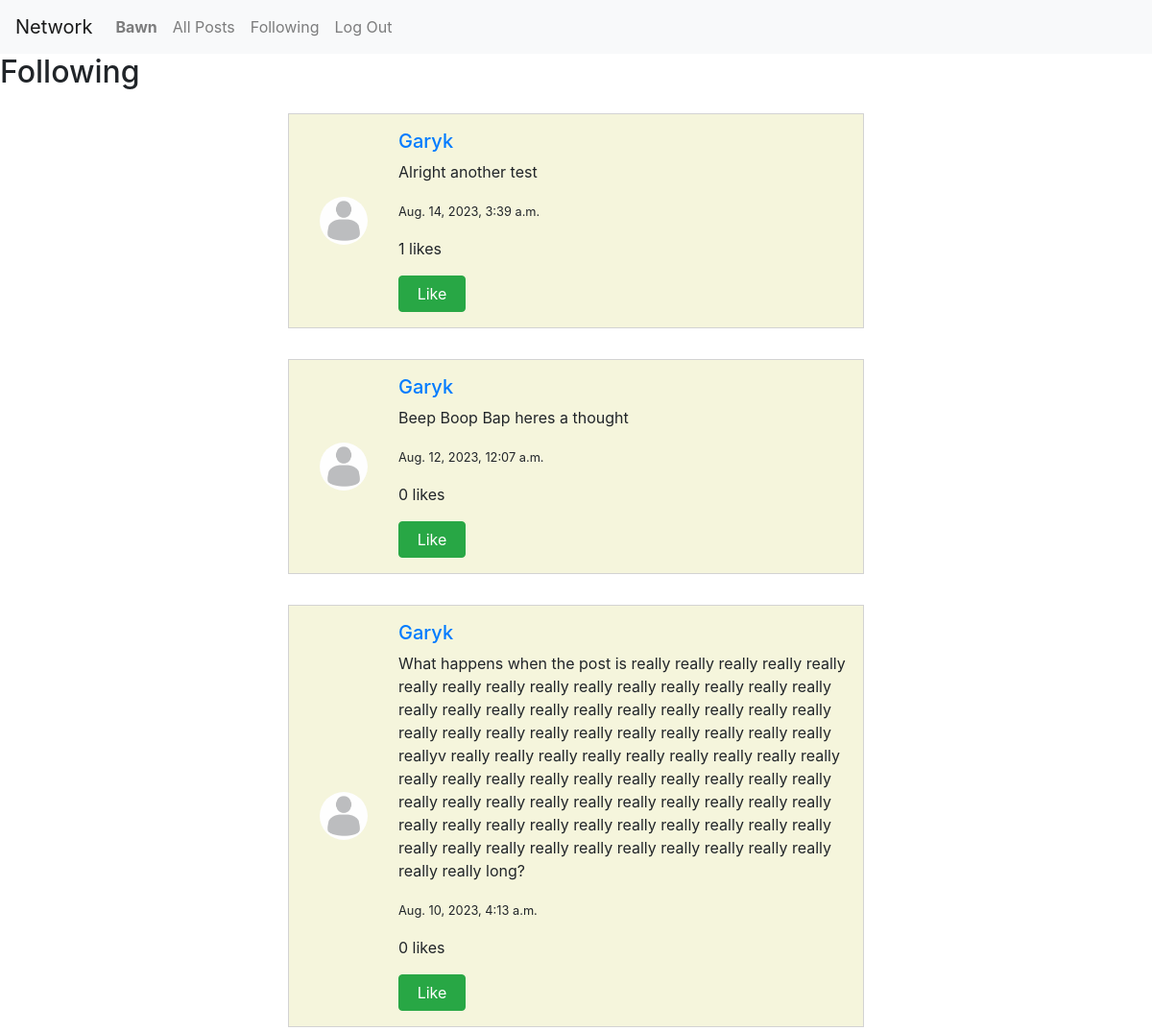
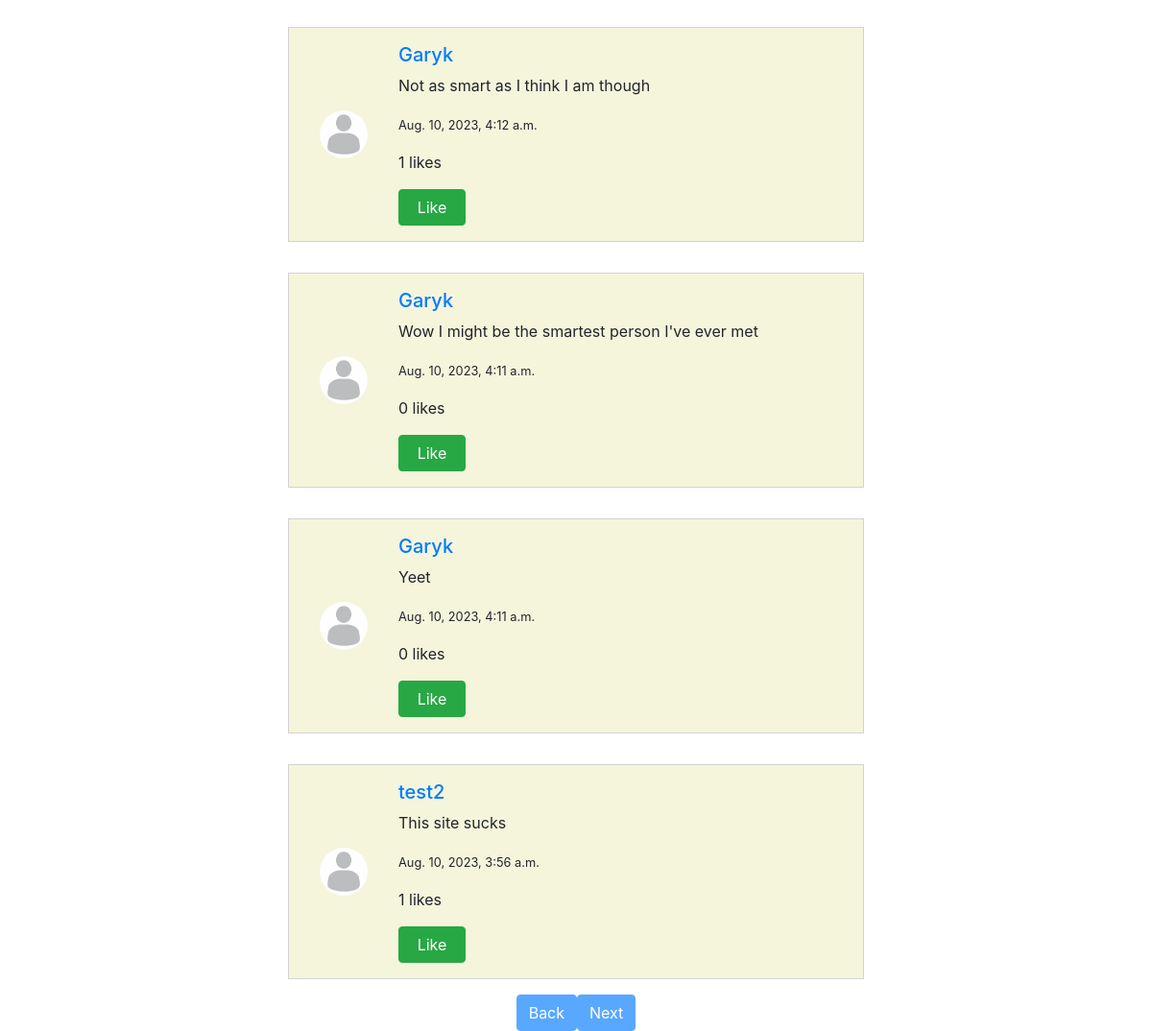
The page /following/ (signed in) on the database its author committed (2 pictures, top to bottom).
### network/models.py (models this page shows)
class User(AbstractUser):
    pass

class Post(models.Model):
    user = models.ForeignKey(User, on_delete=models.CASCADE)
    content = models.CharField(max_length=300)
    timestamp = models.DateTimeField(default=timezone.now)

### network/views.py (the view)
# urls.py: path('following/', views.following, name='following')
def following(request):
    context = {}
    if request.user.is_authenticated:
        user_follows = Follower.objects.filter(follower = request.user).select_related('user').all()
        following_users = [follow.user for follow in user_follows]
        context['following_users'] = following_users
        posts = Post.objects.filter(user__in = following_users).all().order_by('-timestamp')
        indexed_posts = []
        for index, post in enumerate(posts, start=1):
            indexed_posts.append({'index': index, 'post':post})
        context['posts'] = indexed_posts
    return render(request, 'network/following.html', context)

### network/templates/network/following.html (shortened to what this page needs)
{% extends 'network/layout.html' %}
{% load static %}
{% block body %}
<h2>Following</h2>
<div class="posts">
  {% for post in posts %}
  <div class="post" data-index="{{post.index}}">
      <div class="post-profile">
          <img src="{% static 'images/profile-placeholder.jpg' %}" width="50px" height="50px" alt="profile-pic"/>
      </div>
      <div class="post-content">
          <h5><a href="{% url 'profile-page'  post.post.user.id %}" >{{ post.post.user }}</a></h5>
          <p>{{ post.post.content }}</p>
          <p><small>{{ post.post.timestamp }}</small></p>
          <p id="like_count_{{post.post.id}}">{{ post.post.likes.all.count }} likes</p>
          <button id="like_button_{{post.post.id}}" name="post_id" value="{{post.post.id}}" class="like_button btn {% if not post.post.id in user_likes %}btn-success{% else %}btn-danger{% endif %}" data-liked="{% if post.post.id in user_likes %}true{% else %}false{% endif %}" onclick="toggleLike({{post.post.id}})">{% if not post.post.id in user_likes %}Like{% else %}Unlike{% endif %}</button>
      </div>
  </div>
  {% endfor %}
  <div class="side-by-side">
    <button id="back-btn" class="btn btn-primary">Back</button>
    <button id="next-btn" class="btn btn-primary">Next</button>
  </div>
</div>
{% endblock %}

### network/templates/network/layout.html (shortened to what this page needs)
{% load static %}
<!DOCTYPE html>
<html lang="en">
    <head>
        <link rel="stylesheet" href="https://stackpath.bootstrapcdn.com/bootstrap/4.4.1/css/bootstrap.min.css">
        <link href="{% static 'network/styles.css' %}" rel="stylesheet">
    </head>
    <body>
        <nav class="navbar navbar-expand-lg navbar-light bg-light">
            <a class="navbar-brand" href="#">Network</a>
            <div>
              <ul class="navbar-nav mr-auto">
                {% if user.is_authenticated %}
                    <li class="nav-item">
                        <a class="nav-link" href="#"><strong>{{ user.username }}</strong></a>
                    </li>
                {% endif %}
                <li class="nav-item">
                  <a class="nav-link" href="{% url 'index' %}">All Posts</a>
                </li>
                {% if user.is_authenticated %}
                    <li class="nav-item">
                        <a class="nav-link" href="{% url 'following' %}">Following</a>
                    </li>
                    <li class="nav-item">
                        <a class="nav-link" href="{% url 'logout' %}">Log Out</a>
                    </li>
                {% endif %}
              </ul>
            </div>
          </nav>
        <div class="body">
            {% block body %}
            {% endblock %}
        </div>
    </body>
</html>

### network/static/network/styles.css (style rules this page uses)
.posts { display: flex; flex-direction: column; justify-content:left; align-items: center; }
.post { display:flex; justify-content: left; align-items: center; min-width :600px; max-width: 600px; min-height: 100px; border: 1px solid lightgrey; background-color: beige; margin: 1rem; padding: 1rem; }
.post img { margin:1rem; border-radius: 50px; margin-right:2rem; }
.post-content { display:flex ; flex-direction: column; justify-content: center; align-items: left; }
.like_button { max-width: 70px; }
.side-by-side { display: flex; justify-content: center; align-items: center; }

### rows shown on the page
User: username "Bawn"
Post: post.user "Garyk", post.content "Alright another test", post.timestamp "Aug. 14, 2023, 3:39 a.m.", post.likes.all.count "1", shows "Like"
Post: post.user "Garyk", post.content "Beep Boop Bap heres a thought", post.timestamp "Aug. 12, 2023, 12:07 a.m.", post.likes.all.count "0", shows "Like"
Post: post.user "Garyk", post.content "What happens when the post is really really really really really really really really really really really really really really really really really really really really really really really really really really really really really really really really really really really reallyv really really really really really really really really really really really really really really really really really really really really really really really really really really really really really really really really really really really really really really really really really really really really really really really really really really really long?", post.timestamp "Aug. 10, 2023, 4:13 a.m.", post.likes.all.count "0", shows "Like"
Post: post.user "Garyk", post.content "Not as smart as I think I am though", post.timestamp "Aug. 10, 2023, 4:12 a.m.", post.likes.all.count "1", shows "Like"
Post: post.user "Garyk", post.content "Wow I might be the smartest person I've ever met", post.timestamp "Aug. 10, 2023, 4:11 a.m.", post.likes.all.count "0", shows "Like"
Post: post.user "Garyk", post.content "Yeet", post.timestamp "Aug. 10, 2023, 4:11 a.m.", post.likes.all.count "0", shows "Like"
Post: post.user "test2", post.content "This site sucks", post.timestamp "Aug. 10, 2023, 3:56 a.m.", post.likes.all.count "1", shows "Like"
